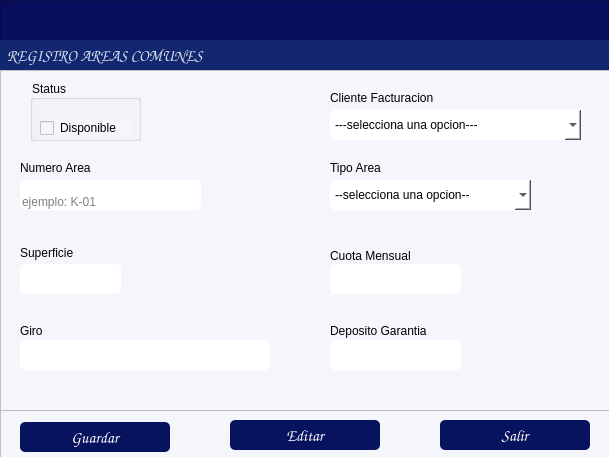
<?xml version="1.0" encoding="UTF-8"?>
<ui version="4.0">
 <class>formClientes</class>
 <widget class="QDialog" name="formClientes">
  <property name="windowModality">
   <enum>Qt::WindowModality::ApplicationModal</enum>
  </property>
  <property name="geometry">
   <rect>
    <x>0</x>
    <y>0</y>
    <width>609</width>
    <height>457</height>
   </rect>
  </property>
  <property name="windowTitle">
   <string/>
  </property>
  <property name="styleSheet">
   <string notr="true">background-color: rgb(245, 245, 252);</string>
  </property>
  <widget class="QFrame" name="frame">
   <property name="geometry">
    <rect>
     <x>0</x>
     <y>0</y>
     <width>681</width>
     <height>71</height>
    </rect>
   </property>
   <property name="maximumSize">
    <size>
     <width>16777215</width>
     <height>16777215</height>
    </size>
   </property>
   <property name="styleSheet">
    <string notr="true">background-color: rgb(8, 14, 91);</string>
   </property>
   <property name="frameShape">
    <enum>QFrame::Shape::StyledPanel</enum>
   </property>
   <property name="frameShadow">
    <enum>QFrame::Shadow::Raised</enum>
   </property>
   <widget class="QLabel" name="label_6">
    <property name="geometry">
     <rect>
      <x>0</x>
      <y>40</y>
      <width>832</width>
      <height>31</height>
     </rect>
    </property>
    <property name="font">
     <font>
      <family>Comic Sans MS</family>
      <pointsize>12</pointsize>
      <bold>true</bold>
     </font>
    </property>
    <property name="styleSheet">
     <string notr="true">color: rgb(255, 255, 255);
background-color: rgb(19, 39, 113);
color: rgb(255, 78, 2);
color: rgb(216, 224, 236);</string>
    </property>
    <property name="text">
     <string>  REGISTRO AREAS COMUNES</string>
    </property>
    <property name="alignment">
     <set>Qt::AlignmentFlag::AlignLeading|Qt::AlignmentFlag::AlignLeft|Qt::AlignmentFlag::AlignVCenter</set>
    </property>
   </widget>
  </widget>
  <widget class="QFrame" name="frame_2">
   <property name="geometry">
    <rect>
     <x>0</x>
     <y>70</y>
     <width>681</width>
     <height>341</height>
    </rect>
   </property>
   <property name="maximumSize">
    <size>
     <width>16777215</width>
     <height>500</height>
    </size>
   </property>
   <property name="styleSheet">
    <string notr="true">background-color: rgb(255, 255, 255);
background-color: rgb(245, 245, 252);</string>
   </property>
   <property name="frameShape">
    <enum>QFrame::Shape::StyledPanel</enum>
   </property>
   <property name="frameShadow">
    <enum>QFrame::Shadow::Raised</enum>
   </property>
   <widget class="QLineEdit" name="txtArea">
    <property name="geometry">
     <rect>
      <x>20</x>
      <y>110</y>
      <width>181</width>
      <height>30</height>
     </rect>
    </property>
    <property name="styleSheet">
     <string notr="true">background-color: rgb(255, 255, 255);
border-radius:5px;</string>
    </property>
    <property name="text">
     <string/>
    </property>
    <property name="echoMode">
     <enum>QLineEdit::EchoMode::Normal</enum>
    </property>
    <property name="alignment">
     <set>Qt::AlignmentFlag::AlignBottom|Qt::AlignmentFlag::AlignLeading|Qt::AlignmentFlag::AlignLeft</set>
    </property>
    <property name="placeholderText">
     <string>ejemplo: K-01</string>
    </property>
   </widget>
   <widget class="QLabel" name="label_4">
    <property name="geometry">
     <rect>
      <x>20</x>
      <y>250</y>
      <width>49</width>
      <height>21</height>
     </rect>
    </property>
    <property name="text">
     <string>Giro</string>
    </property>
   </widget>
   <widget class="QLabel" name="label_3">
    <property name="geometry">
     <rect>
      <x>330</x>
      <y>250</y>
      <width>111</width>
      <height>21</height>
     </rect>
    </property>
    <property name="text">
     <string>Deposito Garantia</string>
    </property>
   </widget>
   <widget class="QGroupBox" name="groupBoxStatus">
    <property name="geometry">
     <rect>
      <x>30</x>
      <y>10</y>
      <width>111</width>
      <height>61</height>
     </rect>
    </property>
    <property name="styleSheet">
     <string notr="true"/>
    </property>
    <property name="title">
     <string>Status</string>
    </property>
    <widget class="QCheckBox" name="checkBoxStatus">
     <property name="geometry">
      <rect>
       <x>10</x>
       <y>40</y>
       <width>93</width>
       <height>16</height>
      </rect>
     </property>
     <property name="styleSheet">
      <string notr="true">border-color: rgb(0, 0, 0);</string>
     </property>
     <property name="text">
      <string>Disponible</string>
     </property>
    </widget>
   </widget>
   <widget class="QLabel" name="label_5">
    <property name="geometry">
     <rect>
      <x>330</x>
      <y>175</y>
      <width>91</width>
      <height>21</height>
     </rect>
    </property>
    <property name="text">
     <string>Cuota Mensual</string>
    </property>
   </widget>
   <widget class="QLabel" name="label_7">
    <property name="geometry">
     <rect>
      <x>330</x>
      <y>20</y>
      <width>111</width>
      <height>16</height>
     </rect>
    </property>
    <property name="text">
     <string>Cliente Facturacion</string>
    </property>
   </widget>
   <widget class="QLabel" name="label_9">
    <property name="geometry">
     <rect>
      <x>330</x>
      <y>90</y>
      <width>111</width>
      <height>16</height>
     </rect>
    </property>
    <property name="text">
     <string>Tipo Area</string>
    </property>
   </widget>
   <widget class="QLineEdit" name="txtSuperficie">
    <property name="geometry">
     <rect>
      <x>20</x>
      <y>194</y>
      <width>101</width>
      <height>30</height>
     </rect>
    </property>
    <property name="styleSheet">
     <string notr="true">background-color: rgb(255, 255, 255);
border-radius:5px;
</string>
    </property>
    <property name="alignment">
     <set>Qt::AlignmentFlag::AlignBottom|Qt::AlignmentFlag::AlignLeading|Qt::AlignmentFlag::AlignLeft</set>
    </property>
   </widget>
   <widget class="QLineEdit" name="txtCuota">
    <property name="geometry">
     <rect>
      <x>330</x>
      <y>194</y>
      <width>131</width>
      <height>30</height>
     </rect>
    </property>
    <property name="styleSheet">
     <string notr="true">background-color: rgb(255, 255, 255);
border-radius:5px;</string>
    </property>
    <property name="alignment">
     <set>Qt::AlignmentFlag::AlignBottom|Qt::AlignmentFlag::AlignLeading|Qt::AlignmentFlag::AlignLeft</set>
    </property>
   </widget>
   <widget class="QLineEdit" name="txtGiro">
    <property name="geometry">
     <rect>
      <x>20</x>
      <y>270</y>
      <width>250</width>
      <height>30</height>
     </rect>
    </property>
    <property name="styleSheet">
     <string notr="true">background-color: rgb(255, 255, 255);
border-radius:5px;</string>
    </property>
    <property name="alignment">
     <set>Qt::AlignmentFlag::AlignBottom|Qt::AlignmentFlag::AlignLeading|Qt::AlignmentFlag::AlignLeft</set>
    </property>
   </widget>
   <widget class="QLabel" name="label_10">
    <property name="geometry">
     <rect>
      <x>20</x>
      <y>90</y>
      <width>81</width>
      <height>16</height>
     </rect>
    </property>
    <property name="text">
     <string>Numero Area</string>
    </property>
   </widget>
   <widget class="QLabel" name="label_11">
    <property name="geometry">
     <rect>
      <x>20</x>
      <y>175</y>
      <width>61</width>
      <height>16</height>
     </rect>
    </property>
    <property name="text">
     <string>Superficie</string>
    </property>
   </widget>
   <widget class="QComboBox" name="cmbTipoArea">
    <property name="geometry">
     <rect>
      <x>330</x>
      <y>110</y>
      <width>201</width>
      <height>30</height>
     </rect>
    </property>
    <property name="styleSheet">
     <string notr="true">background-color: rgb(255, 255, 255);
border-radius:5px;</string>
    </property>
    <item>
     <property name="text">
      <string>--selecciona una opcion--</string>
     </property>
    </item>
    <item>
     <property name="text">
      <string>Modulo</string>
     </property>
    </item>
    <item>
     <property name="text">
      <string>Kiosko</string>
     </property>
    </item>
    <item>
     <property name="text">
      <string>Stand</string>
     </property>
    </item>
    <item>
     <property name="text">
      <string>Isla</string>
     </property>
    </item>
    <item>
     <property name="text">
      <string>Superficie</string>
     </property>
    </item>
    <item>
     <property name="text">
      <string>Cajon</string>
     </property>
    </item>
    <item>
     <property name="text">
      <string>Estacionamiento</string>
     </property>
    </item>
    <item>
     <property name="text">
      <string>Baños</string>
     </property>
    </item>
    <item>
     <property name="text">
      <string>Otras areas</string>
     </property>
    </item>
   </widget>
   <widget class="QLineEdit" name="txtDG">
    <property name="geometry">
     <rect>
      <x>330</x>
      <y>270</y>
      <width>131</width>
      <height>30</height>
     </rect>
    </property>
    <property name="styleSheet">
     <string notr="true">background-color: rgb(255, 255, 255);
border-radius:5px;
</string>
    </property>
    <property name="alignment">
     <set>Qt::AlignmentFlag::AlignBottom|Qt::AlignmentFlag::AlignLeading|Qt::AlignmentFlag::AlignLeft</set>
    </property>
   </widget>
   <widget class="QComboBox" name="cmbClientes">
    <property name="geometry">
     <rect>
      <x>330</x>
      <y>40</y>
      <width>251</width>
      <height>30</height>
     </rect>
    </property>
    <property name="styleSheet">
     <string notr="true">background-color: rgb(255, 255, 255);
border-radius:5px;</string>
    </property>
    <item>
     <property name="text">
      <string>---selecciona una opcion---</string>
     </property>
    </item>
   </widget>
  </widget>
  <widget class="QFrame" name="frame_3">
   <property name="geometry">
    <rect>
     <x>0</x>
     <y>410</y>
     <width>654</width>
     <height>60</height>
    </rect>
   </property>
   <property name="maximumSize">
    <size>
     <width>16777215</width>
     <height>60</height>
    </size>
   </property>
   <property name="styleSheet">
    <string notr="true"/>
   </property>
   <property name="frameShape">
    <enum>QFrame::Shape::StyledPanel</enum>
   </property>
   <property name="frameShadow">
    <enum>QFrame::Shadow::Raised</enum>
   </property>
   <widget class="QPushButton" name="btnGuardar">
    <property name="geometry">
     <rect>
      <x>20</x>
      <y>12</y>
      <width>150</width>
      <height>30</height>
     </rect>
    </property>
    <property name="maximumSize">
     <size>
      <width>150</width>
      <height>100</height>
     </size>
    </property>
    <property name="font">
     <font>
      <family>Comic Sans MS</family>
      <pointsize>12</pointsize>
      <bold>false</bold>
     </font>
    </property>
    <property name="cursor">
     <cursorShape>PointingHandCursor</cursorShape>
    </property>
    <property name="layoutDirection">
     <enum>Qt::LayoutDirection::LeftToRight</enum>
    </property>
    <property name="styleSheet">
     <string notr="true">background-color: rgb(8, 19, 95);
color: rgb(255, 255, 255);
border-radius:5px;
</string>
    </property>
    <property name="text">
     <string>Guardar</string>
    </property>
    <property name="icon">
     <iconset>
      <normaloff>../iconos/guardar.png</normaloff>../iconos/guardar.png</iconset>
    </property>
    <property name="iconSize">
     <size>
      <width>30</width>
      <height>30</height>
     </size>
    </property>
    <property name="flat">
     <bool>true</bool>
    </property>
   </widget>
   <widget class="QPushButton" name="btnEditar">
    <property name="geometry">
     <rect>
      <x>230</x>
      <y>10</y>
      <width>150</width>
      <height>30</height>
     </rect>
    </property>
    <property name="maximumSize">
     <size>
      <width>150</width>
      <height>100</height>
     </size>
    </property>
    <property name="font">
     <font>
      <family>Comic Sans MS</family>
      <pointsize>12</pointsize>
      <bold>false</bold>
     </font>
    </property>
    <property name="cursor">
     <cursorShape>PointingHandCursor</cursorShape>
    </property>
    <property name="layoutDirection">
     <enum>Qt::LayoutDirection::LeftToRight</enum>
    </property>
    <property name="styleSheet">
     <string notr="true">background-color: rgb(8, 19, 95);
color: rgb(255, 255, 255);
border-radius:5px;
</string>
    </property>
    <property name="text">
     <string>Editar</string>
    </property>
    <property name="icon">
     <iconset>
      <normaloff>../iconos/Custom-Icon-Design-Pretty-Office-9-Edit-file.256.png</normaloff>../iconos/Custom-Icon-Design-Pretty-Office-9-Edit-file.256.png</iconset>
    </property>
    <property name="iconSize">
     <size>
      <width>25</width>
      <height>25</height>
     </size>
    </property>
    <property name="flat">
     <bool>true</bool>
    </property>
   </widget>
   <widget class="QPushButton" name="btnSalir">
    <property name="geometry">
     <rect>
      <x>440</x>
      <y>10</y>
      <width>150</width>
      <height>30</height>
     </rect>
    </property>
    <property name="maximumSize">
     <size>
      <width>150</width>
      <height>100</height>
     </size>
    </property>
    <property name="font">
     <font>
      <family>Comic Sans MS</family>
      <pointsize>12</pointsize>
      <bold>false</bold>
     </font>
    </property>
    <property name="cursor">
     <cursorShape>PointingHandCursor</cursorShape>
    </property>
    <property name="layoutDirection">
     <enum>Qt::LayoutDirection::LeftToRight</enum>
    </property>
    <property name="styleSheet">
     <string notr="true">background-color: rgb(8, 19, 95);
color: rgb(255, 255, 255);
border-radius:5px;
</string>
    </property>
    <property name="text">
     <string>Salir</string>
    </property>
    <property name="icon">
     <iconset>
      <normaloff>../iconos/salir.ico</normaloff>../iconos/salir.ico</iconset>
    </property>
    <property name="iconSize">
     <size>
      <width>25</width>
      <height>25</height>
     </size>
    </property>
    <property name="flat">
     <bool>true</bool>
    </property>
   </widget>
  </widget>
 </widget>
 <resources/>
 <connections/>
</ui>
